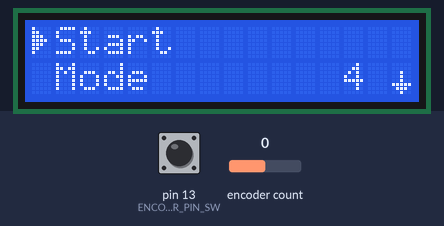
The sketch below on a simulated Arduino Uno, built with avr-gcc and run on an emulated ATmega328P. Shown: 16×2 character LCD. The inputs (shaded band) are chosen by the test bench; at power-on: encoder count 0, pin 13 (ENCODER_PIN_SW) HIGH. The modem accepts every AT command (registered, SIM ready, sends succeed) and sends nothing else; what the sketch prints to the serial monitor is not drawn.

Above: at 2.9 s.
3.0 s: encoder count set to -1
At 4.2 s:
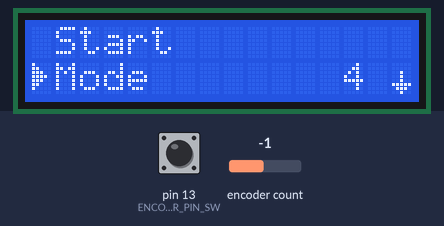
4.5 s: encoder count set to -2
At 5.1 s:
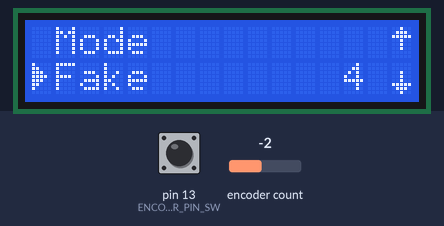
6.0 s: encoder count set to -3
At 6.7 s:
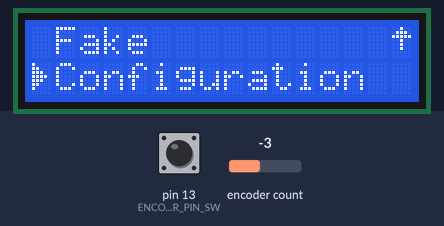
9.0 s: encoder count set to 1
At 10.1 s:
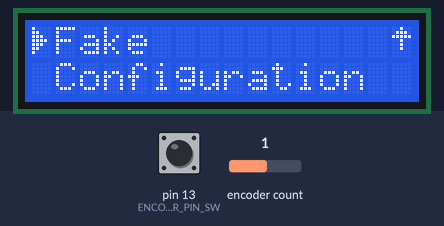
12.0 s: encoder count set to 2
At 12.7 s:
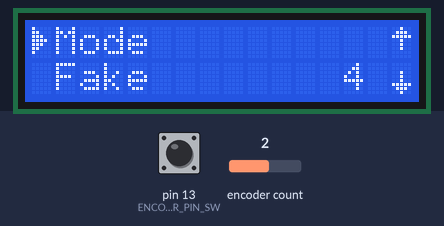
13.5 s: pin 13 (ENCODER_PIN_SW) pulsed LOW 5 times (0.12 s each, 0.3 s apart)
At 16.8 s:
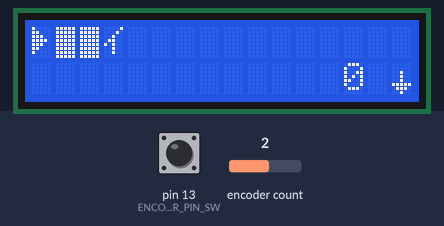
Timing chart, 0 to 17.9 s (numbered marks = the images above; inputs shaded):
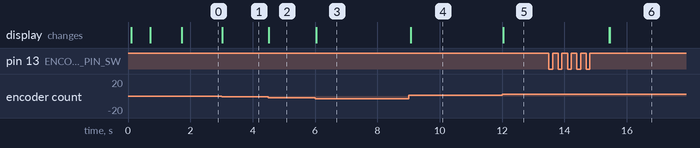

The sketch:

Dolly.ino
```cpp
#include <SoftwareSerial.h>
#include <Wire.h>
#include <TimerOne.h>

//Include menu definition
#include "Menu.h"

enum EncoderMove {ENCODER_TOP, ENCODER_BOTTOM, ENCODER_NONE};
/*
static const char *MAIN_MENU_ITEMS[] = {
    "Start",
    "Mode",
    "Configuration"};

static const char *MODE_MENU_ITEMS[] = {
    "Duration",
    "Distance",
    "Manual"};

static const char *CONFIGURATION_MENU_ITEMS[] = {
    "Duration",
    "Distance",
    "Offset time"};

   const MenuType menutype;
  const struct MenuItem **p;
  const char* menuPrompt;
  const void *callbackFnct;
*/
// Custom character for LCD.
byte cursor[8] = {
  0b10000,
  0b11000,
  0b11100,
  0b11110,
  0b11100,
  0b11000,
  0b10000,
  0b00000
};

byte arrowDown[8] = {
  0b00000,
  0b00000,
  0b00100,
  0b00100,
  0b00100,
  0b11111,
  0b01110,
  0b00100
};

byte arrowUp[8] = {
  0b00100,
  0b01110,
  0b11111,
  0b00100,
  0b00100,
  0b00100,
  0b00000,
  0b00000
};

static MenuItem FAKE_ITEM_1 = {
    MENU_TYPE_ITEM,
    NULL,
    0,
    "Fake-1",
    NULL};

static MenuItem FAKE_ITEM_2 = {
    MENU_TYPE_ITEM,
    NULL,
    0,
    "Fake-2",
    NULL};

static MenuItem FAKE_MENU_ITEMS[] = {FAKE_ITEM_1, FAKE_ITEM_2};


static MenuItem FAKE_MENU = {
    MENU_TYPE_MENU,
    FAKE_MENU_ITEMS,
    2,
    "Fake",
    NULL};

static MenuItem START_MENU = {
    MENU_TYPE_MENU,
    NULL,
    0,
    "Start",
    NULL};

static MenuItem MODE_MENU = {
    MENU_TYPE_MENU,
    NULL,
    0,
    "Mode",
    NULL};

static MenuItem CONFIGURATION_MENU = {
    MENU_TYPE_MENU,
    NULL,
    0,
    "Configuration",
    NULL};

static MenuItem MAIN_MENU_ITEMS[] = {
    START_MENU, MODE_MENU, FAKE_MENU, CONFIGURATION_MENU
};

static MenuItem MAIN_MENU = {
    MENU_TYPE_MENU,
    MAIN_MENU_ITEMS,
    4,
    "Main",
    NULL};


// include the library code:
#include <LiquidCrystal_I2C.h>

//Motor Shield
#include <Adafruit_MotorShield.h>
#include "utility/Adafruit_MS_PWMServoDriver.h"

//ClickEncoder
#include "ClickEncoder.h"

//I2C ADRESSE FIND WITH I2C_SCANNER : http://playground.arduino.cc/Main/I2cScanner#.UxJJG_0xJFI

LiquidCrystal_I2C lcd(0x3F, 16, 2);

SoftwareSerial BTserial(8, 9); // RX | TX

Adafruit_MotorShield AFMS = Adafruit_MotorShield();
Adafruit_DCMotor *dcMotor = AFMS.getMotor(3);

char *MenueLine[] = {" Speed", " Duration", " Direction"};

// you can change these to DOUBLE or INTERLEAVE or MICROSTEP!
// wrappers for the first motor!
int motorRelease = 0;

char c = ' ';
boolean motorRun = false;

//Rotary Selector
#define ENCODER_PIN_CLK 11
#define ENCODER_PIN_DT 12
#define ENCODER_PIN_SW 13

ClickEncoder *encoder;
int16_t last, value;

void timerIsr()
{
  encoder->service();
}

boolean ClickEncoderHeld = false;

MenuLevel menuLevel[3];

void setup()
{
  menuLevel[0].menu = MAIN_MENU;

  //Init Shield Motor
  AFMS.begin();

  //New Encoder
  encoder = new ClickEncoder(ENCODER_PIN_DT, ENCODER_PIN_CLK, ENCODER_PIN_SW, 4);
  Timer1.initialize(1000);
  Timer1.attachInterrupt(timerIsr);
  last = -1;

  //LCD
  lcd.init();
  lcd.cursor_on();
  lcd.blink_on();
  lcd.backlight();

  // Create the custom character.
  lcd.createChar(0, cursor);
  lcd.createChar(1, arrowDown);
  lcd.createChar(2, arrowUp);

  lcd.setCursor(0, 0);
  lcd.print("Dolly booting !");
  //lcd.print(MAIN_MENU.menuPrompt);


  //INIT SERIAL
  Serial.begin(9600);
  Serial.println("Arduino is ready");
  Serial.println("Remember to select Both NL & CR in the serial monitor");

  // AT-09 default serial speed for AT mode is 9600
  BTserial.begin(9600);

  sendCommand("AT");
  sendCommand("AT+ROLE0");
  sendCommand("AT+UUID0xFFE0");
  sendCommand("AT+CHAR0xFFE1");
  sendCommand("AT+NAMEDolly");

  //DISPLAY INIT
  lcd.setCursor(0, 0);
  lcd.print("Dolly is alive !");
  delay(1000);
  lcd.clear();
  lcd.cursor_off();
  lcd.blink_off();
}

void loop()
{
  displayMenu();

/*
  if(!motoRun) {
    //displayMenu();
  } else {
    //displayRun();
  }
  */

/*
  value += encoder->getValue();

  if (value < 1)
  {
    value = 1;
  }
  if (value > 250)
  {
    value = 250;
  }

  dcMotor->setSpeed(value);

  if (value != last)
  {
    last = value;
    Serial.print("Encoder Value: ");
    Serial.println(value);

    lcd.setCursor(0, 0);
    lcd.print("         ");
    lcd.setCursor(0, 0);
    lcd.print(value);
  }

  ClickEncoder::Button b = encoder->getButton();
  if (b != ClickEncoder::Open)
  {
#define VERBOSECASE(label)  \
  case label:               \
    Serial.println(#label); \
    break;
    switch (b)
    {
    //VERBOSECASE(ClickEncoder::Pressed);
    //VERBOSECASE(ClickEncoder::Held)
    //VERBOSECASE(ClickEncoder::Released)
    //VERBOSECASE(ClickEncoder::Clicked)
    //VERBOSECASE(ClickEncoder::DoubleClicked)
    case ClickEncoder::Held:
      if (!ClickEncoderHeld)
      {
        ClickEncoderHeld = true;
        Serial.println("ClickEncoder::Held");
        motorRun = !motorRun;
        if (motorRun)
        {
          Serial.println("Motor::RUN");
        }
        else
        {
          Serial.println("Motor::STOP");
        }
      }
      break;
    case ClickEncoder::Released:
      Serial.println("ClickEncoder::Released");
      ClickEncoderHeld = false;
      break;
    case ClickEncoder::Clicked:
      Serial.println("ClickEncoder::Clicked");
      motorRun = !motorRun;
      break;
    case ClickEncoder::DoubleClicked:
      Serial.println("ClickEncoder::DoubleClicked");
      encoder->setAccelerationEnabled(!encoder->getAccelerationEnabled());
      Serial.print("  Acceleration is ");
      Serial.println((encoder->getAccelerationEnabled()) ? "enabled" : "disabled");
      displayAccelerationStatus();
      break;
    }
  }
*/

  /*
  if (motorRun)
  {
    dcMotor->run(FORWARD);
  }
  else
  {
    dcMotor->run(RELEASE);
  }
  */

  // Keep reading from AT-09 and send to Arduino Serial Monitor
  /*
  if (BTserial.available())
  {
    c = BTserial.read();
    Serial.write(c);
    //lcd.setCursor(0,0);
    //lcd.print(c);
  }
  */

  // Keep reading from Arduino Serial Monitor and send to HC-05
  /*
 if (Serial.available())
  {
    c = Serial.read();
    BTserial.write(c);
  }
  */
}

//Display Menu
//int currentMenuPos = 1;
//int firstItemDisplayed = 1;

int currentMenuLevel = 0;

void menuCheckButton() {

  ClickEncoder::Button b = encoder->getButton();
  if (b != ClickEncoder::Open)
  {
    switch (b)
    {
    //VERBOSECASE(ClickEncoder::Pressed);
    //VERBOSECASE(ClickEncoder::Held)
    //VERBOSECASE(ClickEncoder::Released)
    //VERBOSECASE(ClickEncoder::Clicked)
    //VERBOSECASE(ClickEncoder::DoubleClicked)
    /*
    case ClickEncoder::Held:
      if (!ClickEncoderHeld)
      {
        ClickEncoderHeld = true;
        Serial.println("ClickEncoder::Held");
        motorRun = !motorRun;
        if (motorRun)
        {
          Serial.println("Motor::RUN");
        }
        else
        {
          Serial.println("Motor::STOP");
        }
      }
      break;
    */
    case ClickEncoder::DoubleClicked:
      if(currentMenuLevel > 0) {
        currentMenuLevel = currentMenuLevel - 1;
        lcd.clear();
      }
      break;
    case ClickEncoder::Clicked:
      MenuItem currentMenu = menuLevel[currentMenuLevel].menu;
      int currentMenuPos = menuLevel[currentMenuLevel].currentMenuPos;

      if(MENU_TYPE_MENU == (currentMenu.menuItems)[currentMenuPos].menutype) {
         currentMenuLevel = currentMenuLevel + 1;
         //menuLevel[currentMenuLevel] =
         menuLevel[currentMenuLevel].menu = ((currentMenu.menuItems)[currentMenuPos-1]);
         menuLevel[currentMenuLevel].currentMenuPos = 1;
         menuLevel[currentMenuLevel].firstItemDisplayed = 1;
         lcd.clear();
      }

      break;
    }
  }
}

void displayMenu()
{

  EncoderMove movement = ENCODER_NONE;
  int valueMenu = encoder->getValue();

  if(valueMenu > 0) {
    movement = ENCODER_TOP;
  } else if (valueMenu <0) {
    movement = ENCODER_BOTTOM;
  }

  //Get current information
  MenuItem currentMenu = menuLevel[currentMenuLevel].menu;
  int currentMenuPos = menuLevel[currentMenuLevel].currentMenuPos;
  int nextMenuPos = currentMenuPos;
  int firstItemDisplayed = menuLevel[currentMenuLevel].firstItemDisplayed;

  int menuItemsLenght = currentMenu.menuItemsLenght;

  lcd.setCursor(13, 1);
  lcd.print(currentMenu.menuItemsLenght);

  if (ENCODER_BOTTOM == movement ) {
    nextMenuPos = nextMenuPos + 1;

    if(nextMenuPos > menuItemsLenght) {
      nextMenuPos = menuItemsLenght;
    }
  } else if (ENCODER_TOP == movement) {
    nextMenuPos = nextMenuPos - 1;

    if(nextMenuPos < 1) {
      nextMenuPos = 1;
    }
  }

  if(currentMenuPos != nextMenuPos) {
    currentMenuPos = nextMenuPos;
    lcd.clear();
  }

  //Compute first item displayed
  if (ENCODER_BOTTOM == movement ) {
    if (1 == currentMenuPos) {
      firstItemDisplayed = 1;
    } else {
      firstItemDisplayed = currentMenuPos - 1;
    }
  } else if (ENCODER_TOP == movement) {
    if (menuItemsLenght == currentMenuPos) {
      firstItemDisplayed = currentMenuPos - 1;
    } else {
      firstItemDisplayed = currentMenuPos;
    }
  }

  //have to subscract 1 from firstItemDisplayed, First LCD index is 0
  lcd.setCursor(1, 0);
  lcd.print((currentMenu.menuItems)[firstItemDisplayed-1].menuPrompt);
  lcd.setCursor(1, 1);
  lcd.print((currentMenu.menuItems)[firstItemDisplayed].menuPrompt);

  //Display arrow down if necessary
  if(firstItemDisplayed != menuItemsLenght-1){
    lcd.setCursor(15, 1);
    lcd.write(byte(1)); //Bottom
  }

  //Display arrow up if necessary
  if(menuItemsLenght>2 && firstItemDisplayed > 1){
    lcd.setCursor(15, 0);
    lcd.write(byte(2)); //TOP
  }

  //Display current item selected
  lcd.setCursor(0, currentMenuPos-firstItemDisplayed);
  lcd.write(byte(0));

  //Save current pos and displayItem in current menu.
  menuLevel[currentMenuLevel].currentMenuPos = currentMenuPos;
  menuLevel[currentMenuLevel].firstItemDisplayed = firstItemDisplayed;

  menuCheckButton();
}

/*

#define VERBOSECASE(label)  \
  case label:               \
    Serial.println(#label); \
    break;

 */


char *readTextFromBT()
{
  //wait some time
  delay(100);

  char reply[16];
  int i = 0;
  while (BTserial.available())
  {
    reply[i] = BTserial.read();
    i += 1;
  }

  lcd.setCursor(0, 0);
  lcd.print("                ");
  lcd.print(reply);

  //end the string
  reply[i] = '\0';
  Serial.println("Read Text from BT:");
  Serial.print(reply);
}

void sendTextToBT(const char *text)
{
  Serial.print("text send :");
  Serial.println(text);
  BTserial.print("#");
  BTserial.print(text);
  BTserial.println("~");
}

void displayAccelerationStatus()
{
  lcd.setCursor(0, 1);
  lcd.print("Acceleration ");
  lcd.print(encoder->getAccelerationEnabled() ? "on " : "off");
}

void sendCommand(const char *command)
{
  Serial.print("Command send :");
  Serial.println(command);
  BTserial.println(command);
  //wait some time
  delay(100);

  char reply[100];
  int i = 0;
  while (BTserial.available())
  {
    reply[i] = BTserial.read();
    i += 1;
  }
  //end the string
  reply[i] = '\0';
  Serial.print(reply);
  Serial.println("Reply end");
}
```

Menu.h
```cpp
#ifndef _MENU_H_
#define _MENU_H_

/* Structure d'un menu */
/*
typedef struct {
  const char** items;     // Tableau de choix du menu
  const uint8_t nbItems;  // Nombre de choix possibles
  const uint8_t level; //0 for main menu, 1 for sub menu, 2 for sub-sub menu ...
  //void (*callbackFnct)(uint8_t menuItemSelected); // Pointeur sur fonction pour gérer le choix de l'utilisateur
} Menu_t;
*/

enum MenuType {MENU_TYPE_MENU, MENU_TYPE_ITEM};

//typedef struct MenuItem MenuItem;

typedef struct MenuItem
{
  MenuType menutype;
  MenuItem *menuItems;
  int menuItemsLenght;
  char* menuPrompt;
  void *callbackFnct;
};

typedef struct MenuLevel
{
  MenuItem menu;
  int currentMenuPos = 1;
  int firstItemDisplayed = 1;
};

#endif
```

Measured:
- after the input at 3.0 s, the display: first changes at once (image 1 shows a later state)
- after the input at 4.5 s, the display: first changes at once (image 2 shows a later state)
- after the input at 6.0 s, the display: changes at once (image 3)
- after the input at 9.0 s, the display: changes after 0.07 s (image 4)
- after the input at 12.0 s, the display: first changes at once (image 5 shows a later state)
- after the input at 13.5 s, the display: first changes after 1.9 s (image 6 shows a later state)
